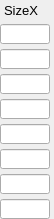
    <widget class="PyDMFrame" name="composite_7">
      <property name="geometry">
        <rect>
          <x>349</x>
          <y>60</y>
          <width>54</width>
          <height>219</height>
        </rect>
      </property>
      <widget class="QLabel" name="text_17">
        <property name="geometry">
          <rect>
            <x>4</x>
            <y>0</y>
            <width>50</width>
            <height>20</height>
          </rect>
        </property>
        <property name="text">
          <string>SizeX</string>
        </property>
        <property name="font" stdset="0">
          <font>
            <pointsize>10</pointsize>
          </font>
        </property>
        <property name="brush" stdset="0">
          <brush brushstyle="SolidPattern">
            <color alpha="255">
              <red>0</red>
              <green>0</green>
              <blue>0</blue>
            </color>
          </brush>
        </property>
        <property name="toolTip">
          <string>text_17</string>
        </property>
        <property name="alignment">
          <set>Qt::AlignLeading|Qt::AlignLeft|Qt::AlignVCenter</set>
        </property>
        <property name="styleSheet">
          <string notr="true">QLabel#text_17 {
  color: rgb(0, 0, 0);
  }</string>
        </property>
      </widget>
      <widget class="PyDMLineEdit" name="text_entry_24">
        <property name="geometry">
          <rect>
            <x>0</x>
            <y>24</y>
            <width>50</width>
            <height>20</height>
          </rect>
        </property>
        <property name="channel" stdset="0">
          <string>ca://${prefix}${ROI1}SizeX</string>
        </property>
        <property name="toolTip">
          <string>${prefix}${ROI1}SizeX</string>
        </property>
        <property name="font" stdset="0">
          <font>
            <pointsize>10</pointsize>
          </font>
        </property>
        <property name="styleSheet">
          <string notr="true">PyDMLineEdit#text_entry_24 {
  color: rgb(0, 0, 0);
  background-color: rgb(115, 223, 255);
  border: 1px solid black;
  margin: 0px;
  padding: 0px;
  spacing: 0px;
  }</string>
        </property>
      </widget>
      <widget class="PyDMLineEdit" name="text_entry_25">
        <property name="geometry">
          <rect>
            <x>0</x>
            <y>49</y>
            <width>50</width>
            <height>20</height>
          </rect>
        </property>
        <property name="channel" stdset="0">
          <string>ca://${prefix}${ROI2}SizeX</string>
        </property>
        <property name="toolTip">
          <string>${prefix}${ROI2}SizeX</string>
        </property>
        <property name="font" stdset="0">
          <font>
            <pointsize>10</pointsize>
          </font>
        </property>
        <property name="styleSheet">
          <string notr="true">PyDMLineEdit#text_entry_25 {
  color: rgb(0, 0, 0);
  background-color: rgb(115, 223, 255);
  border: 1px solid black;
  margin: 0px;
  padding: 0px;
  spacing: 0px;
  }</string>
        </property>
      </widget>
      <widget class="PyDMLineEdit" name="text_entry_26">
        <property name="geometry">
          <rect>
            <x>0</x>
            <y>74</y>
            <width>50</width>
            <height>20</height>
          </rect>
        </property>
        <property name="channel" stdset="0">
          <string>ca://${prefix}${ROI3}SizeX</string>
        </property>
        <property name="toolTip">
          <string>${prefix}${ROI3}SizeX</string>
        </property>
        <property name="font" stdset="0">
          <font>
            <pointsize>10</pointsize>
          </font>
        </property>
        <property name="styleSheet">
          <string notr="true">PyDMLineEdit#text_entry_26 {
  color: rgb(0, 0, 0);
  background-color: rgb(115, 223, 255);
  border: 1px solid black;
  margin: 0px;
  padding: 0px;
  spacing: 0px;
  }</string>
        </property>
      </widget>
      <widget class="PyDMLineEdit" name="text_entry_27">
        <property name="geometry">
          <rect>
            <x>0</x>
            <y>99</y>
            <width>50</width>
            <height>20</height>
          </rect>
        </property>
        <property name="channel" stdset="0">
          <string>ca://${prefix}${ROI4}SizeX</string>
        </property>
        <property name="toolTip">
          <string>${prefix}${ROI4}SizeX</string>
        </property>
        <property name="font" stdset="0">
          <font>
            <pointsize>10</pointsize>
          </font>
        </property>
        <property name="styleSheet">
          <string notr="true">PyDMLineEdit#text_entry_27 {
  color: rgb(0, 0, 0);
  background-color: rgb(115, 223, 255);
  border: 1px solid black;
  margin: 0px;
  padding: 0px;
  spacing: 0px;
  }</string>
        </property>
      </widget>
      <widget class="PyDMLineEdit" name="text_entry_28">
        <property name="geometry">
          <rect>
            <x>0</x>
            <y>124</y>
            <width>50</width>
            <height>20</height>
          </rect>
        </property>
        <property name="channel" stdset="0">
          <string>ca://${prefix}${ROI5}SizeX</string>
        </property>
        <property name="toolTip">
          <string>${prefix}${ROI5}SizeX</string>
        </property>
        <property name="font" stdset="0">
          <font>
            <pointsize>10</pointsize>
          </font>
        </property>
        <property name="styleSheet">
          <string notr="true">PyDMLineEdit#text_entry_28 {
  color: rgb(0, 0, 0);
  background-color: rgb(115, 223, 255);
  border: 1px solid black;
  margin: 0px;
  padding: 0px;
  spacing: 0px;
  }</string>
        </property>
      </widget>
      <widget class="PyDMLineEdit" name="text_entry_29">
        <property name="geometry">
          <rect>
            <x>0</x>
            <y>149</y>
            <width>50</width>
            <height>20</height>
          </rect>
        </property>
        <property name="channel" stdset="0">
          <string>ca://${prefix}${ROI6}SizeX</string>
        </property>
        <property name="toolTip">
          <string>${prefix}${ROI6}SizeX</string>
        </property>
        <property name="font" stdset="0">
          <font>
            <pointsize>10</pointsize>
          </font>
        </property>
        <property name="styleSheet">
          <string notr="true">PyDMLineEdit#text_entry_29 {
  color: rgb(0, 0, 0);
  background-color: rgb(115, 223, 255);
  border: 1px solid black;
  margin: 0px;
  padding: 0px;
  spacing: 0px;
  }</string>
        </property>
      </widget>
      <widget class="PyDMLineEdit" name="text_entry_30">
        <property name="geometry">
          <rect>
            <x>0</x>
            <y>174</y>
            <width>50</width>
            <height>20</height>
          </rect>
        </property>
        <property name="channel" stdset="0">
          <string>ca://${prefix}${ROI7}SizeX</string>
        </property>
        <property name="toolTip">
          <string>${prefix}${ROI7}SizeX</string>
        </property>
        <property name="font" stdset="0">
          <font>
            <pointsize>10</pointsize>
          </font>
        </property>
        <property name="styleSheet">
          <string notr="true">PyDMLineEdit#text_entry_30 {
  color: rgb(0, 0, 0);
  background-color: rgb(115, 223, 255);
  border: 1px solid black;
  margin: 0px;
  padding: 0px;
  spacing: 0px;
  }</string>
        </property>
      </widget>
      <widget class="PyDMLineEdit" name="text_entry_31">
        <property name="geometry">
          <rect>
            <x>0</x>
            <y>199</y>
            <width>50</width>
            <height>20</height>
          </rect>
        </property>
        <property name="channel" stdset="0">
          <string>ca://${prefix}${ROI8}SizeX</string>
        </property>
        <property name="toolTip">
          <string>${prefix}${ROI8}SizeX</string>
        </property>
        <property name="font" stdset="0">
          <font>
            <pointsize>10</pointsize>
          </font>
        </property>
        <property name="styleSheet">
          <string notr="true">PyDMLineEdit#text_entry_31 {
  color: rgb(0, 0, 0);
  background-color: rgb(115, 223, 255);
  border: 1px solid black;
  margin: 0px;
  padding: 0px;
  spacing: 0px;
  }</string>
        </property>
      </widget>
    </widget>
